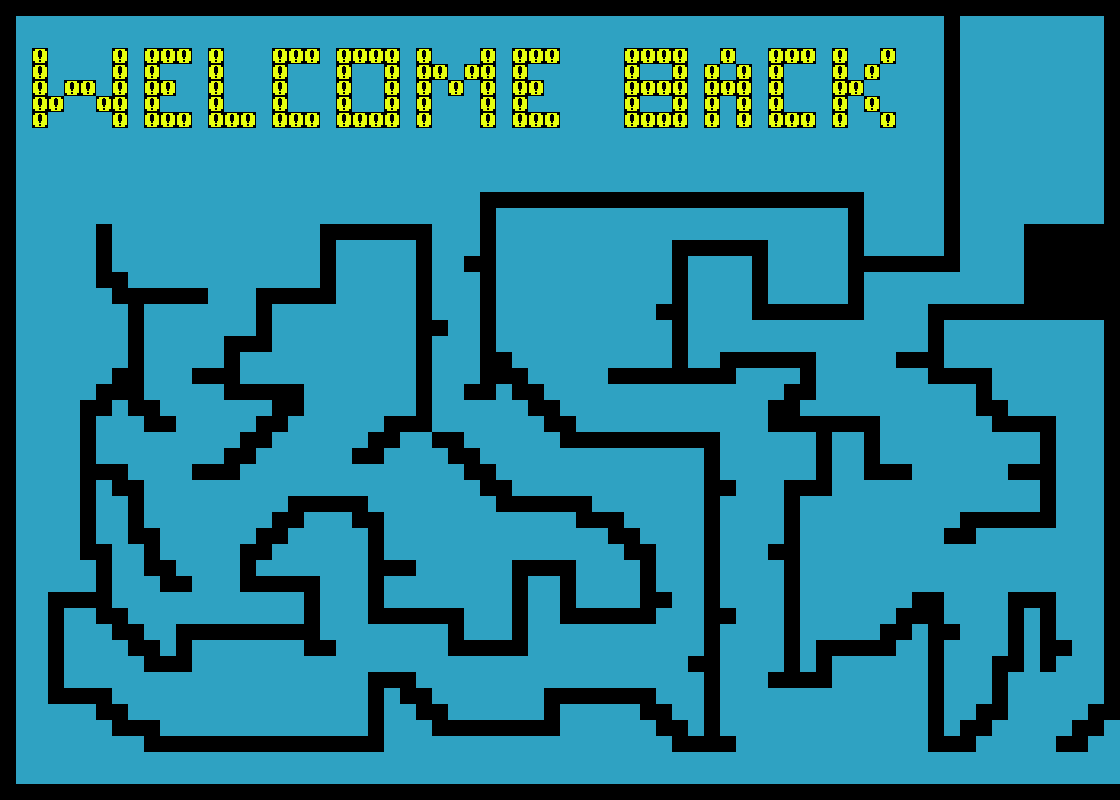

Below is a game level as drawn by its tile map, then a one-line description and the .tmx that defines it (tile-layer data replaced by summaries):
An orthogonal 70x50 tile map with 16x16 px tiles, 2 tile layers (foreground, collision), 6 tilesets and 23 objects (21x boots, player2, player).

<map version="1.0" orientation="orthogonal" renderorder="right-down" width="70" height="50" tilewidth="16" tileheight="16" nextobjectid="75">
 <tileset firstgid="1" name="levelSprites" tilewidth="16" tileheight="16">
  <image source="levelSprites.png" width="208" height="16" />
  <tile id="0">
   <properties>
    <property name="name" value="foreground" />
    <property name="spritewidth" value="16" />
   </properties>
  </tile>
  <tile id="5">
   <properties>
    <property name="spritewidth" value="10" />
   </properties>
  </tile>
 </tileset>
 <tileset firstgid="14" name="player" tilewidth="16" tileheight="16">
  <image source="player.png" width="32" height="16" />
 </tileset>
 <tileset firstgid="16" name="collision" tilewidth="16" tileheight="16">
  <image source="collision.png" width="80" height="16" />
  <tile id="0">
   <properties>
    <property name="type" value="solid" />
   </properties>
  </tile>
 </tileset>
 <tileset firstgid="21" name="coin" tilewidth="16" tileheight="16">
  <image source="coin.png" width="64" height="16" />
 </tileset>
 <tileset firstgid="25" name="NorthKoreaIcon" tilewidth="16" tileheight="16">
  <image source="NorthKoreaIcon.png" width="16" height="16" />
 </tileset>
 <tileset firstgid="26" name="SouthKoreaIcon" tilewidth="16" tileheight="16">
  <image source="SouthKoreaIcon.png" width="16" height="16" />
  <tile id="0">
   <properties>
    <property name="name" value="foreground" />
    <property name="spritewidth" value="16" />
   </properties>
  </tile>
 </tileset>
 <layer name="foreground" width="70" height="50">
  <data>[3500 cells, 3500 non-empty, 5 distinct tile ids]</data>
 </layer>
 <objectgroup name="player">
  <object id="1" name="player2" x="76" y="654" width="24" height="24">
   <properties>
    <property name="image" value="player" />
    <property name="spritewidth" value="2" />
   </properties>
  </object>
  <object id="74" name="player" x="120" y="675" width="24" height="24">
   <properties>
    <property name="image" value="player2" />
    <property name="spritewidth" value="2" />
   </properties>
  </object>
 </objectgroup>
 <layer name="collision" width="70" height="50">
  <data>[3500 cells, 808 non-empty, 1 distinct tile ids]</data>
 </layer>
 <objectgroup name="coin" />
 <objectgroup name="EnemyEntities" opacity="0.02" />
 <objectgroup name="boots">
  <object id="36" name="boots" x="265" y="369">
   <properties>
    <property name="image" value="boots" />
    <property name="spritewidth" value="16" />
   </properties>
  </object>
  <object id="37" name="boots" x="265" y="369">
   <properties>
    <property name="image" value="boots" />
    <property name="spritewidth" value="16" />
   </properties>
  </object>
  <object id="38" name="boots" x="265" y="369">
   <properties>
    <property name="image" value="boots" />
    <property name="spritewidth" value="16" />
   </properties>
  </object>
  <object id="39" name="boots" x="253" y="611">
   <properties>
    <property name="image" value="boots" />
    <property name="spritewidth" value="16" />
   </properties>
  </object>
  <object id="43" name="boots" x="265" y="369">
   <properties>
    <property name="image" value="boots" />
    <property name="spritewidth" value="16" />
   </properties>
  </object>
  <object id="44" name="boots" x="265" y="369">
   <properties>
    <property name="image" value="boots" />
    <property name="spritewidth" value="16" />
   </properties>
  </object>
  <object id="45" name="boots" x="757" y="223">
   <properties>
    <property name="image" value="boots" />
    <property name="spritewidth" value="16" />
   </properties>
  </object>
  <object id="47" name="boots" x="785" y="462">
   <properties>
    <property name="image" value="boots" />
    <property name="spritewidth" value="16" />
   </properties>
  </object>
  <object id="48" name="boots" x="785" y="462">
   <properties>
    <property name="image" value="boots" />
    <property name="spritewidth" value="16" />
   </properties>
  </object>
  <object id="50" name="boots" x="785" y="462">
   <properties>
    <property name="image" value="boots" />
    <property name="spritewidth" value="16" />
   </properties>
  </object>
  <object id="52" name="boots" x="916" y="658">
   <properties>
    <property name="image" value="boots" />
    <property name="spritewidth" value="16" />
   </properties>
  </object>
  <object id="53" name="boots" x="630" y="591">
   <properties>
    <property name="image" value="boots" />
    <property name="spritewidth" value="16" />
   </properties>
  </object>
  <object id="54" name="boots" x="494" y="627">
   <properties>
    <property name="image" value="boots" />
    <property name="spritewidth" value="16" />
   </properties>
  </object>
  <object id="55" name="boots" x="522" y="481">
   <properties>
    <property name="image" value="boots" />
    <property name="spritewidth" value="16" />
   </properties>
  </object>
  <object id="56" name="boots" x="358" y="545">
   <properties>
    <property name="image" value="boots" />
    <property name="spritewidth" value="16" />
   </properties>
  </object>
  <object id="57" name="boots" x="285" y="566">
   <properties>
    <property name="image" value="boots" />
    <property name="spritewidth" value="16" />
   </properties>
  </object>
  <object id="58" name="boots" x="789" y="289">
   <properties>
    <property name="image" value="boots" />
    <property name="spritewidth" value="16" />
   </properties>
  </object>
  <object id="59" name="boots" x="697" y="227">
   <properties>
    <property name="image" value="boots" />
    <property name="spritewidth" value="16" />
   </properties>
  </object>
  <object id="60" name="boots" x="738" y="334">
   <properties>
    <property name="image" value="boots" />
    <property name="spritewidth" value="16" />
   </properties>
  </object>
  <object id="62" name="boots" x="831" y="288">
   <properties>
    <property name="image" value="boots" />
    <property name="spritewidth" value="16" />
   </properties>
  </object>
  <object id="63" name="boots" x="72" y="580">
   <properties>
    <property name="image" value="boots" />
    <property name="spritewidth" value="16" />
   </properties>
  </object>
 </objectgroup>
</map>
